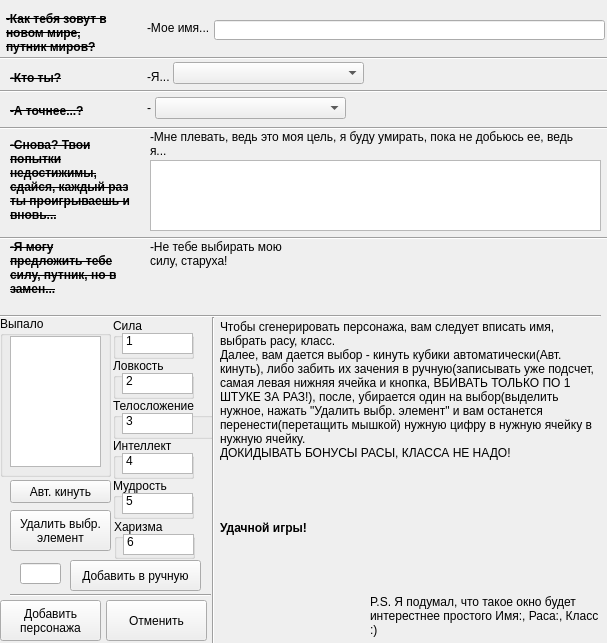
<?xml version="1.0" encoding="UTF-8"?>
<ui version="4.0">
 <class>Add_new_pers</class>
 <widget class="QMainWindow" name="Add_new_pers">
  <property name="geometry">
   <rect>
    <x>0</x>
    <y>0</y>
    <width>607</width>
    <height>643</height>
   </rect>
  </property>
  <property name="minimumSize">
   <size>
    <width>607</width>
    <height>643</height>
   </size>
  </property>
  <property name="maximumSize">
   <size>
    <width>607</width>
    <height>643</height>
   </size>
  </property>
  <property name="windowTitle">
   <string>Добавить нового персонажа</string>
  </property>
  <widget class="QWidget" name="centralwidget">
   <widget class="QLabel" name="label">
    <property name="geometry">
     <rect>
      <x>6</x>
      <y>2</y>
      <width>111</width>
      <height>61</height>
     </rect>
    </property>
    <property name="font">
     <font>
      <pointsize>9</pointsize>
      <weight>75</weight>
      <bold>true</bold>
      <strikeout>true</strikeout>
     </font>
    </property>
    <property name="text">
     <string>-Как тебя зовут в новом мире, путник миров?</string>
    </property>
    <property name="wordWrap">
     <bool>true</bool>
    </property>
   </widget>
   <widget class="QLabel" name="label_2">
    <property name="geometry">
     <rect>
      <x>10</x>
      <y>70</y>
      <width>71</width>
      <height>16</height>
     </rect>
    </property>
    <property name="font">
     <font>
      <pointsize>9</pointsize>
      <weight>75</weight>
      <bold>true</bold>
      <strikeout>true</strikeout>
     </font>
    </property>
    <property name="text">
     <string>-Кто ты?</string>
    </property>
   </widget>
   <widget class="QLabel" name="label_3">
    <property name="geometry">
     <rect>
      <x>10</x>
      <y>90</y>
      <width>81</width>
      <height>41</height>
     </rect>
    </property>
    <property name="font">
     <font>
      <pointsize>9</pointsize>
      <weight>75</weight>
      <bold>true</bold>
      <strikeout>true</strikeout>
     </font>
    </property>
    <property name="text">
     <string>-А точнее...?</string>
    </property>
    <property name="wordWrap">
     <bool>true</bool>
    </property>
   </widget>
   <widget class="QComboBox" name="pers_class">
    <property name="geometry">
     <rect>
      <x>155</x>
      <y>97</y>
      <width>191</width>
      <height>22</height>
     </rect>
    </property>
    <property name="font">
     <font>
      <pointsize>9</pointsize>
     </font>
    </property>
   </widget>
   <widget class="QLineEdit" name="person_name">
    <property name="geometry">
     <rect>
      <x>214</x>
      <y>20</y>
      <width>391</width>
      <height>20</height>
     </rect>
    </property>
   </widget>
   <widget class="QGroupBox" name="groupBox_3">
    <property name="geometry">
     <rect>
      <x>113</x>
      <y>318</y>
      <width>81</width>
      <height>41</height>
     </rect>
    </property>
    <property name="font">
     <font>
      <pointsize>9</pointsize>
     </font>
    </property>
    <property name="title">
     <string>Сила</string>
    </property>
    <widget class="QListWidget" name="strong_new_pers">
     <property name="geometry">
      <rect>
       <x>9</x>
       <y>15</y>
       <width>71</width>
       <height>21</height>
      </rect>
     </property>
     <property name="editTriggers">
      <set>QAbstractItemView::DoubleClicked</set>
     </property>
     <property name="showDropIndicator" stdset="0">
      <bool>false</bool>
     </property>
     <property name="dragDropMode">
      <enum>QAbstractItemView::DragDrop</enum>
     </property>
     <property name="defaultDropAction">
      <enum>Qt::MoveAction</enum>
     </property>
     <property name="alternatingRowColors">
      <bool>false</bool>
     </property>
     <property name="movement">
      <enum>QListView::Free</enum>
     </property>
     <item>
      <property name="text">
       <string>1</string>
      </property>
     </item>
    </widget>
   </widget>
   <widget class="QGroupBox" name="groupBox_2">
    <property name="geometry">
     <rect>
      <x>0</x>
      <y>316</y>
      <width>111</width>
      <height>161</height>
     </rect>
    </property>
    <property name="font">
     <font>
      <pointsize>9</pointsize>
     </font>
    </property>
    <property name="title">
     <string>Выпало</string>
    </property>
    <widget class="QListWidget" name="dice_ki">
     <property name="enabled">
      <bool>true</bool>
     </property>
     <property name="geometry">
      <rect>
       <x>10</x>
       <y>20</y>
       <width>91</width>
       <height>131</height>
      </rect>
     </property>
     <property name="editTriggers">
      <set>QAbstractItemView::DoubleClicked</set>
     </property>
     <property name="showDropIndicator" stdset="0">
      <bool>false</bool>
     </property>
     <property name="dragDropMode">
      <enum>QAbstractItemView::DragOnly</enum>
     </property>
     <property name="defaultDropAction">
      <enum>Qt::MoveAction</enum>
     </property>
     <property name="alternatingRowColors">
      <bool>false</bool>
     </property>
     <property name="movement">
      <enum>QListView::Free</enum>
     </property>
     <property name="resizeMode">
      <enum>QListView::Adjust</enum>
     </property>
     <property name="uniformItemSizes">
      <bool>false</bool>
     </property>
     <property name="batchSize">
      <number>5</number>
     </property>
     <property name="sortingEnabled">
      <bool>true</bool>
     </property>
    </widget>
   </widget>
   <widget class="QGroupBox" name="groupBox_4">
    <property name="geometry">
     <rect>
      <x>113</x>
      <y>358</y>
      <width>81</width>
      <height>41</height>
     </rect>
    </property>
    <property name="font">
     <font>
      <pointsize>9</pointsize>
     </font>
    </property>
    <property name="title">
     <string>Ловкость</string>
    </property>
    <widget class="QListWidget" name="dexterity_new_pers">
     <property name="geometry">
      <rect>
       <x>9</x>
       <y>15</y>
       <width>71</width>
       <height>21</height>
      </rect>
     </property>
     <property name="editTriggers">
      <set>QAbstractItemView::DoubleClicked</set>
     </property>
     <property name="showDropIndicator" stdset="0">
      <bool>false</bool>
     </property>
     <property name="dragDropMode">
      <enum>QAbstractItemView::DragOnly</enum>
     </property>
     <property name="defaultDropAction">
      <enum>Qt::MoveAction</enum>
     </property>
     <property name="alternatingRowColors">
      <bool>false</bool>
     </property>
     <property name="movement">
      <enum>QListView::Free</enum>
     </property>
     <item>
      <property name="text">
       <string>2</string>
      </property>
     </item>
    </widget>
   </widget>
   <widget class="QGroupBox" name="groupBox_5">
    <property name="geometry">
     <rect>
      <x>113</x>
      <y>398</y>
      <width>101</width>
      <height>41</height>
     </rect>
    </property>
    <property name="font">
     <font>
      <pointsize>9</pointsize>
     </font>
    </property>
    <property name="title">
     <string>Телосложение</string>
    </property>
    <widget class="QListWidget" name="bodybuild_new_pers">
     <property name="geometry">
      <rect>
       <x>9</x>
       <y>15</y>
       <width>71</width>
       <height>21</height>
      </rect>
     </property>
     <property name="editTriggers">
      <set>QAbstractItemView::DoubleClicked</set>
     </property>
     <property name="showDropIndicator" stdset="0">
      <bool>false</bool>
     </property>
     <property name="dragDropMode">
      <enum>QAbstractItemView::DragOnly</enum>
     </property>
     <property name="defaultDropAction">
      <enum>Qt::MoveAction</enum>
     </property>
     <property name="alternatingRowColors">
      <bool>false</bool>
     </property>
     <property name="movement">
      <enum>QListView::Free</enum>
     </property>
     <item>
      <property name="text">
       <string>3</string>
      </property>
     </item>
    </widget>
   </widget>
   <widget class="QGroupBox" name="groupBox_6">
    <property name="geometry">
     <rect>
      <x>113</x>
      <y>438</y>
      <width>81</width>
      <height>41</height>
     </rect>
    </property>
    <property name="font">
     <font>
      <pointsize>9</pointsize>
     </font>
    </property>
    <property name="title">
     <string>Интеллект</string>
    </property>
    <widget class="QListWidget" name="intellcect_new_pers">
     <property name="geometry">
      <rect>
       <x>9</x>
       <y>15</y>
       <width>71</width>
       <height>21</height>
      </rect>
     </property>
     <property name="editTriggers">
      <set>QAbstractItemView::DoubleClicked</set>
     </property>
     <property name="showDropIndicator" stdset="0">
      <bool>false</bool>
     </property>
     <property name="dragDropMode">
      <enum>QAbstractItemView::DragOnly</enum>
     </property>
     <property name="defaultDropAction">
      <enum>Qt::MoveAction</enum>
     </property>
     <property name="alternatingRowColors">
      <bool>false</bool>
     </property>
     <property name="movement">
      <enum>QListView::Free</enum>
     </property>
     <item>
      <property name="text">
       <string>4</string>
      </property>
     </item>
    </widget>
   </widget>
   <widget class="QGroupBox" name="groupBox_7">
    <property name="geometry">
     <rect>
      <x>114</x>
      <y>519</y>
      <width>81</width>
      <height>40</height>
     </rect>
    </property>
    <property name="font">
     <font>
      <pointsize>9</pointsize>
     </font>
    </property>
    <property name="title">
     <string>Харизма</string>
    </property>
    <widget class="QListWidget" name="charisma_new_pers">
     <property name="geometry">
      <rect>
       <x>9</x>
       <y>15</y>
       <width>71</width>
       <height>21</height>
      </rect>
     </property>
     <property name="editTriggers">
      <set>QAbstractItemView::DoubleClicked</set>
     </property>
     <property name="showDropIndicator" stdset="0">
      <bool>false</bool>
     </property>
     <property name="dragDropMode">
      <enum>QAbstractItemView::DragOnly</enum>
     </property>
     <property name="defaultDropAction">
      <enum>Qt::MoveAction</enum>
     </property>
     <property name="alternatingRowColors">
      <bool>false</bool>
     </property>
     <property name="movement">
      <enum>QListView::Free</enum>
     </property>
     <item>
      <property name="text">
       <string>6</string>
      </property>
     </item>
    </widget>
   </widget>
   <widget class="QPushButton" name="auto_kubic_button">
    <property name="geometry">
     <rect>
      <x>10</x>
      <y>480</y>
      <width>101</width>
      <height>23</height>
     </rect>
    </property>
    <property name="font">
     <font>
      <pointsize>9</pointsize>
     </font>
    </property>
    <property name="text">
     <string>Авт. кинуть</string>
    </property>
   </widget>
   <widget class="QLineEdit" name="hand_made_field">
    <property name="geometry">
     <rect>
      <x>20</x>
      <y>563</y>
      <width>41</width>
      <height>21</height>
     </rect>
    </property>
   </widget>
   <widget class="QPushButton" name="hand_made_button">
    <property name="geometry">
     <rect>
      <x>70</x>
      <y>560</y>
      <width>131</width>
      <height>31</height>
     </rect>
    </property>
    <property name="font">
     <font>
      <pointsize>9</pointsize>
     </font>
    </property>
    <property name="text">
     <string>Добавить в ручную</string>
    </property>
   </widget>
   <widget class="QPushButton" name="delete_current_int">
    <property name="geometry">
     <rect>
      <x>10</x>
      <y>510</y>
      <width>101</width>
      <height>41</height>
     </rect>
    </property>
    <property name="font">
     <font>
      <pointsize>9</pointsize>
     </font>
    </property>
    <property name="text">
     <string>Удалить выбр.
элемент</string>
    </property>
   </widget>
   <widget class="QLabel" name="label_4">
    <property name="geometry">
     <rect>
      <x>220</x>
      <y>320</y>
      <width>381</width>
      <height>151</height>
     </rect>
    </property>
    <property name="font">
     <font>
      <pointsize>9</pointsize>
     </font>
    </property>
    <property name="text">
     <string>Чтобы сгенерировать персонажа, вам следует вписать имя, выбрать расу, класс.
Далее, вам дается выбор - кинуть кубики автоматически(Авт. кинуть), либо забить их зачения в ручную(записывать уже подсчет, самая левая нижняя ячейка и кнопка, ВБИВАТЬ ТОЛЬКО ПО 1 ШТУКЕ ЗА РАЗ!), после, убирается один на выбор(выделить нужное, нажать &quot;Удалить выбр. элемент&quot; и вам останется перенести(перетащить мышкой) нужную цифру в нужную ячейку в нужную ячейку.
ДОКИДЫВАТЬ БОНУСЫ РАСЫ, КЛАССА НЕ НАДО!</string>
    </property>
    <property name="alignment">
     <set>Qt::AlignLeading|Qt::AlignLeft|Qt::AlignTop</set>
    </property>
    <property name="wordWrap">
     <bool>true</bool>
    </property>
   </widget>
   <widget class="Line" name="line">
    <property name="geometry">
     <rect>
      <x>0</x>
      <y>50</y>
      <width>621</width>
      <height>16</height>
     </rect>
    </property>
    <property name="orientation">
     <enum>Qt::Horizontal</enum>
    </property>
   </widget>
   <widget class="QLabel" name="label_5">
    <property name="geometry">
     <rect>
      <x>147</x>
      <y>20</y>
      <width>71</width>
      <height>16</height>
     </rect>
    </property>
    <property name="font">
     <font>
      <pointsize>9</pointsize>
     </font>
    </property>
    <property name="text">
     <string>-Мое имя...</string>
    </property>
   </widget>
   <widget class="QLabel" name="label_6">
    <property name="geometry">
     <rect>
      <x>147</x>
      <y>70</y>
      <width>47</width>
      <height>13</height>
     </rect>
    </property>
    <property name="font">
     <font>
      <pointsize>9</pointsize>
     </font>
    </property>
    <property name="text">
     <string>-Я...</string>
    </property>
   </widget>
   <widget class="QLabel" name="label_7">
    <property name="geometry">
     <rect>
      <x>135</x>
      <y>100</y>
      <width>16</width>
      <height>16</height>
     </rect>
    </property>
    <property name="font">
     <font>
      <pointsize>9</pointsize>
     </font>
    </property>
    <property name="text">
     <string>-</string>
    </property>
    <property name="alignment">
     <set>Qt::AlignRight|Qt::AlignTrailing|Qt::AlignVCenter</set>
    </property>
   </widget>
   <widget class="QLabel" name="label_8">
    <property name="geometry">
     <rect>
      <x>10</x>
      <y>240</y>
      <width>111</width>
      <height>81</height>
     </rect>
    </property>
    <property name="font">
     <font>
      <pointsize>9</pointsize>
      <weight>75</weight>
      <bold>true</bold>
      <strikeout>true</strikeout>
     </font>
    </property>
    <property name="text">
     <string>-Я могу предложить тебе силу, путник, но в замен...</string>
    </property>
    <property name="alignment">
     <set>Qt::AlignLeading|Qt::AlignLeft|Qt::AlignTop</set>
    </property>
    <property name="wordWrap">
     <bool>true</bool>
    </property>
   </widget>
   <widget class="QLabel" name="label_9">
    <property name="geometry">
     <rect>
      <x>150</x>
      <y>240</y>
      <width>141</width>
      <height>51</height>
     </rect>
    </property>
    <property name="font">
     <font>
      <pointsize>9</pointsize>
     </font>
    </property>
    <property name="text">
     <string>-Не тебе выбирать мою силу, старуха!</string>
    </property>
    <property name="alignment">
     <set>Qt::AlignLeading|Qt::AlignLeft|Qt::AlignTop</set>
    </property>
    <property name="wordWrap">
     <bool>true</bool>
    </property>
   </widget>
   <widget class="Line" name="line_2">
    <property name="geometry">
     <rect>
      <x>0</x>
      <y>308</y>
      <width>601</width>
      <height>16</height>
     </rect>
    </property>
    <property name="orientation">
     <enum>Qt::Horizontal</enum>
    </property>
   </widget>
   <widget class="Line" name="line_3">
    <property name="geometry">
     <rect>
      <x>0</x>
      <y>83</y>
      <width>621</width>
      <height>16</height>
     </rect>
    </property>
    <property name="orientation">
     <enum>Qt::Horizontal</enum>
    </property>
   </widget>
   <widget class="Line" name="line_4">
    <property name="geometry">
     <rect>
      <x>-10</x>
      <y>120</y>
      <width>621</width>
      <height>16</height>
     </rect>
    </property>
    <property name="orientation">
     <enum>Qt::Horizontal</enum>
    </property>
   </widget>
   <widget class="Line" name="line_5">
    <property name="geometry">
     <rect>
      <x>205</x>
      <y>317</y>
      <width>16</width>
      <height>331</height>
     </rect>
    </property>
    <property name="maximumSize">
     <size>
      <width>16777215</width>
      <height>331</height>
     </size>
    </property>
    <property name="orientation">
     <enum>Qt::Vertical</enum>
    </property>
   </widget>
   <widget class="QLabel" name="label_10">
    <property name="geometry">
     <rect>
      <x>220</x>
      <y>520</y>
      <width>101</width>
      <height>16</height>
     </rect>
    </property>
    <property name="font">
     <font>
      <pointsize>9</pointsize>
      <weight>75</weight>
      <bold>true</bold>
     </font>
    </property>
    <property name="text">
     <string>Удачной игры!</string>
    </property>
   </widget>
   <widget class="Line" name="line_6">
    <property name="geometry">
     <rect>
      <x>0</x>
      <y>230</y>
      <width>621</width>
      <height>16</height>
     </rect>
    </property>
    <property name="orientation">
     <enum>Qt::Horizontal</enum>
    </property>
   </widget>
   <widget class="QLabel" name="label_11">
    <property name="geometry">
     <rect>
      <x>10</x>
      <y>138</y>
      <width>131</width>
      <height>101</height>
     </rect>
    </property>
    <property name="font">
     <font>
      <pointsize>9</pointsize>
      <weight>75</weight>
      <bold>true</bold>
      <strikeout>true</strikeout>
     </font>
    </property>
    <property name="text">
     <string>-Снова? Твои попытки недостижимы, сдайся, каждый раз ты проигрываешь и вновь...</string>
    </property>
    <property name="alignment">
     <set>Qt::AlignLeading|Qt::AlignLeft|Qt::AlignTop</set>
    </property>
    <property name="wordWrap">
     <bool>true</bool>
    </property>
   </widget>
   <widget class="QLabel" name="label_12">
    <property name="geometry">
     <rect>
      <x>150</x>
      <y>130</y>
      <width>431</width>
      <height>31</height>
     </rect>
    </property>
    <property name="font">
     <font>
      <pointsize>9</pointsize>
     </font>
    </property>
    <property name="text">
     <string>-Мне плевать, ведь это моя цель, я буду умирать, пока не добьюсь ее, ведь я...</string>
    </property>
    <property name="alignment">
     <set>Qt::AlignLeading|Qt::AlignLeft|Qt::AlignTop</set>
    </property>
    <property name="wordWrap">
     <bool>true</bool>
    </property>
   </widget>
   <widget class="QTextEdit" name="life_target">
    <property name="geometry">
     <rect>
      <x>150</x>
      <y>160</y>
      <width>451</width>
      <height>71</height>
     </rect>
    </property>
   </widget>
   <widget class="QLabel" name="label_13">
    <property name="geometry">
     <rect>
      <x>370</x>
      <y>590</y>
      <width>231</width>
      <height>51</height>
     </rect>
    </property>
    <property name="text">
     <string>P.S. Я подумал, что такое окно будет интерестнее простого Имя:, Раса:, Класс :)</string>
    </property>
    <property name="wordWrap">
     <bool>true</bool>
    </property>
   </widget>
   <widget class="QGroupBox" name="groupBox_9">
    <property name="geometry">
     <rect>
      <x>113</x>
      <y>478</y>
      <width>81</width>
      <height>41</height>
     </rect>
    </property>
    <property name="font">
     <font>
      <pointsize>9</pointsize>
     </font>
    </property>
    <property name="title">
     <string>Мудрость</string>
    </property>
    <widget class="QListWidget" name="wise_new_pers">
     <property name="geometry">
      <rect>
       <x>9</x>
       <y>15</y>
       <width>71</width>
       <height>21</height>
      </rect>
     </property>
     <property name="editTriggers">
      <set>QAbstractItemView::DoubleClicked</set>
     </property>
     <property name="showDropIndicator" stdset="0">
      <bool>false</bool>
     </property>
     <property name="dragDropMode">
      <enum>QAbstractItemView::DragOnly</enum>
     </property>
     <property name="defaultDropAction">
      <enum>Qt::MoveAction</enum>
     </property>
     <property name="alternatingRowColors">
      <bool>false</bool>
     </property>
     <property name="movement">
      <enum>QListView::Free</enum>
     </property>
     <item>
      <property name="text">
       <string>5</string>
      </property>
     </item>
    </widget>
    <widget class="QGroupBox" name="groupBox_10">
     <property name="geometry">
      <rect>
       <x>40</x>
       <y>40</y>
       <width>81</width>
       <height>41</height>
      </rect>
     </property>
     <property name="font">
      <font>
       <pointsize>9</pointsize>
      </font>
     </property>
     <property name="title">
      <string>Харизма</string>
     </property>
    </widget>
   </widget>
   <widget class="Line" name="line_7">
    <property name="geometry">
     <rect>
      <x>10</x>
      <y>585</y>
      <width>201</width>
      <height>20</height>
     </rect>
    </property>
    <property name="orientation">
     <enum>Qt::Horizontal</enum>
    </property>
   </widget>
   <widget class="QPushButton" name="add_pers">
    <property name="geometry">
     <rect>
      <x>0</x>
      <y>600</y>
      <width>101</width>
      <height>41</height>
     </rect>
    </property>
    <property name="font">
     <font>
      <pointsize>9</pointsize>
     </font>
    </property>
    <property name="text">
     <string>Добавить
персонажа</string>
    </property>
   </widget>
   <widget class="QPushButton" name="cancle">
    <property name="geometry">
     <rect>
      <x>106</x>
      <y>600</y>
      <width>101</width>
      <height>41</height>
     </rect>
    </property>
    <property name="font">
     <font>
      <pointsize>9</pointsize>
     </font>
    </property>
    <property name="text">
     <string>Отменить</string>
    </property>
   </widget>
   <widget class="QComboBox" name="pers_race">
    <property name="geometry">
     <rect>
      <x>173</x>
      <y>62</y>
      <width>191</width>
      <height>22</height>
     </rect>
    </property>
    <property name="font">
     <font>
      <pointsize>9</pointsize>
     </font>
    </property>
   </widget>
  </widget>
 </widget>
 <resources/>
 <connections/>
</ui>
